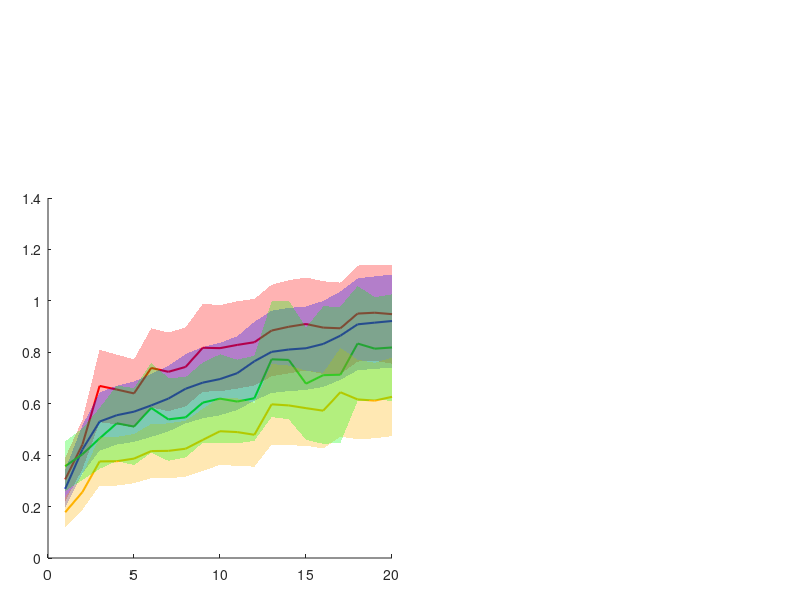

Reproduce this figure in MATLAB. (Note: this script raises an error after producing the figure.)
% This script imports R results for bottom up models (lasso_into_lasso and RF_into_lasso)

clear all
clc

%% load the needed data and clean up (first column is row number, should be removed

% for 26 choose 1 (LOO-CV)
FM_RF_L = xlsread('2016dec12_FM_RF_L_R2_meta_26C1.csv');
FM_RF_Q = xlsread('2016dec12_FM_RF_Q_R2_meta_26C1.csv');
FM_LS_L = xlsread('2016dec12_FM_LS_Q_R2_meta_26C1.csv');
FM_LS_Q = xlsread('2016dec12_FM_LS_L_R2_meta_26C1.csv');

WO_RF_L = xlsread('2016dec12_WO_RF_L_R2_meta_26C1.csv');
WO_RF_Q = xlsread('2016dec12_WO_RF_Q_R2_meta_26C1.csv');
WO_LS_L = xlsread('2016dec12_WO_LS_Q_R2_meta_26C1.csv');
WO_LS_Q = xlsread('2016dec12_WO_LS_L_R2_meta_26C1.csv');
% for 26 choose 2 (leave 2 out)
% FM_RF_L = xlsread('FM_RF_L_26C2.csv');
% FM_RF_Q = xlsread('FM_RF_Q_26C2.csv');
% FM_LS_L = xlsread('FM_LS_L_26C2.csv');
% FM_LS_Q = xlsread('FM_LS_Q_26C2.csv');

FM_RF_L(:,1) = []; FM_RF_Q(:,1) = []; FM_LS_L(:,1) = []; FM_LS_Q(:,1) = [];
WO_RF_L(:,1) = []; WO_RF_Q(:,1) = []; WO_LS_L(:,1) = []; WO_LS_Q(:,1) = [];

%% Define vertices for patch objects:
V1 = 1:20;
V2 = linspace(20,1,20);
Vx = horzcat(V1,V2);

V_FM_LS_L = mean(FM_LS_L,1) - std(FM_LS_L,1);
V_FM_LS_Q = mean(FM_LS_Q,1) - std(FM_LS_Q,1);
V_FM_RF_L = mean(FM_RF_L,1) - std(FM_RF_L,1);
V_FM_RF_Q = mean(FM_RF_Q,1) - std(FM_RF_Q,1);

V_FM_LS_L2 = mean(FM_LS_L,1) + std(FM_LS_L,1);
V_FM_LS_Q2 = mean(FM_LS_Q,1) + std(FM_LS_Q,1);
V_FM_RF_L2 = mean(FM_RF_L,1) + std(FM_RF_L,1);
V_FM_RF_Q2 = mean(FM_RF_Q,1) + std(FM_RF_Q,1);

VL1 = [V_FM_LS_L,V_FM_LS_L2(end:-1:1)];
VL2 = [V_FM_LS_Q,V_FM_LS_Q2(end:-1:1)];
VL3 = [V_FM_RF_L,V_FM_RF_L2(end:-1:1)];
VL4 = [V_FM_RF_Q,V_FM_RF_Q2(end:-1:1)];

V_WO_LS_L = mean(WO_LS_L,1) - std(WO_LS_L,1);
V_WO_LS_Q = mean(WO_LS_Q,1) - std(WO_LS_Q,1);
V_WO_RF_L = mean(WO_RF_L,1) - std(WO_RF_L,1);
V_WO_RF_Q = mean(WO_RF_Q,1) - std(WO_RF_Q,1);

V_WO_LS_L2 = mean(WO_LS_L,1) + std(WO_LS_L,1);
V_WO_LS_Q2 = mean(WO_LS_Q,1) + std(WO_LS_Q,1);
V_WO_RF_L2 = mean(WO_RF_L,1) + std(WO_RF_L,1);
V_WO_RF_Q2 = mean(WO_RF_Q,1) + std(WO_RF_Q,1);

VN1 = [V_WO_LS_L,V_WO_LS_L2(end:-1:1)];
VN2 = [V_WO_LS_Q,V_WO_LS_Q2(end:-1:1)];
VN3 = [V_WO_RF_L,V_WO_RF_L2(end:-1:1)];
VN4 = [V_WO_RF_Q,V_WO_RF_Q2(end:-1:1)];

%% Now the plotting

colors(1,:) = [1 0 0]; colors(2,:) = [0 0 1]; colors(3,:) = [1 0.7 0]; colors(4,:) = [0 1 0];

% colors(1,:) = [0.933 0.172 0.172]; colors(2,:) = [0 0.545 0.545]; colors(3,:) = [1 0.5 0]; colors(4,:) = [110, 152, 135]/255;

xx2 = 1:20;
figure
clf
axes('Position',[0.06 .07 .43 .6])
hold on

% xx = repmat(1:20,26,1);
xx = repmat(1:20,325,1); % for leave 2 out
% for i = 1:20;
%     scatter(xx(:,i),FM_LS_L(:,i),1,colors(1,:))
%     scatter(xx(:,i),FM_LS_Q(:,i),1,colors(2,:))
%     scatter(xx(:,i),FM_RF_L(:,i),1,colors(3,:))
%     scatter(xx(:,i),FM_RF_Q(:,i),1,colors(4,:))
% end

q1 = plot(xx2,mean(FM_LS_L,1),'Color',colors(1,:),'LineWidth',1.5);
q2 = plot(xx2,mean(FM_LS_Q,1),'Color',colors(2,:),'LineWidth',1.5);
q3 = plot(xx2,mean(FM_RF_L,1),'Color',colors(3,:),'LineWidth',1.5);
q4 = plot(xx2,mean(FM_RF_Q,1),'Color',colors(4,:),'LineWidth',1.5);

patch(Vx,VL1,colors(1,:),'FaceAlpha',0.3,'EdgeColor','none');
patch(Vx,VL2,colors(2,:),'FaceAlpha',0.3,'EdgeColor','none');
patch(Vx,VL3,colors(3,:),'FaceAlpha',0.3,'EdgeColor','none');
patch(Vx,VL4,colors(4,:),'FaceAlpha',0.3,'EdgeColor','none');

ax = gca;
ax.XTick = 1:1:20;
set(ax,'FontSize',18)
xlabel('Number of base features')
ylabel('Coefficient of Determination')
ylim([0 1.1])
set(gca,'color','none')
% legend([q1;q2;q3;q4],{'1st order lasso';'2nd order lasso';'1st order RF';'2nd order RF'})

%% now Wolf
axes('Position',[.56 .07 .43 .6])
hold on

q1 = plot(xx2,mean(WO_LS_L,1),'Color',colors(1,:),'LineWidth',1.5);
q2 = plot(xx2,mean(WO_LS_Q,1),'Color',colors(2,:),'LineWidth',1.5);
q3 = plot(xx2,mean(WO_RF_L,1),'Color',colors(3,:),'LineWidth',1.5);
q4 = plot(xx2,mean(WO_RF_Q,1),'Color',colors(4,:),'LineWidth',1.5);

patch(Vx,VN1,colors(1,:),'FaceAlpha',0.3,'EdgeColor','none');
patch(Vx,VN2,colors(2,:),'FaceAlpha',0.3,'EdgeColor','none');
patch(Vx,VN3,colors(3,:),'FaceAlpha',0.3,'EdgeColor','none');
patch(Vx,VN4,colors(4,:),'FaceAlpha',0.3,'EdgeColor','none');

ax = gca;
ax.XTick = 1:1:20;
set(ax,'FontSize',18)
xlabel('Number of base features')
ylim([0 1.1])
set(gca,'color','none')
% legend([q1;q2;q3;q4],{'1st order lasso';'2nd order lasso';'1st order RF';'2nd order RF'})